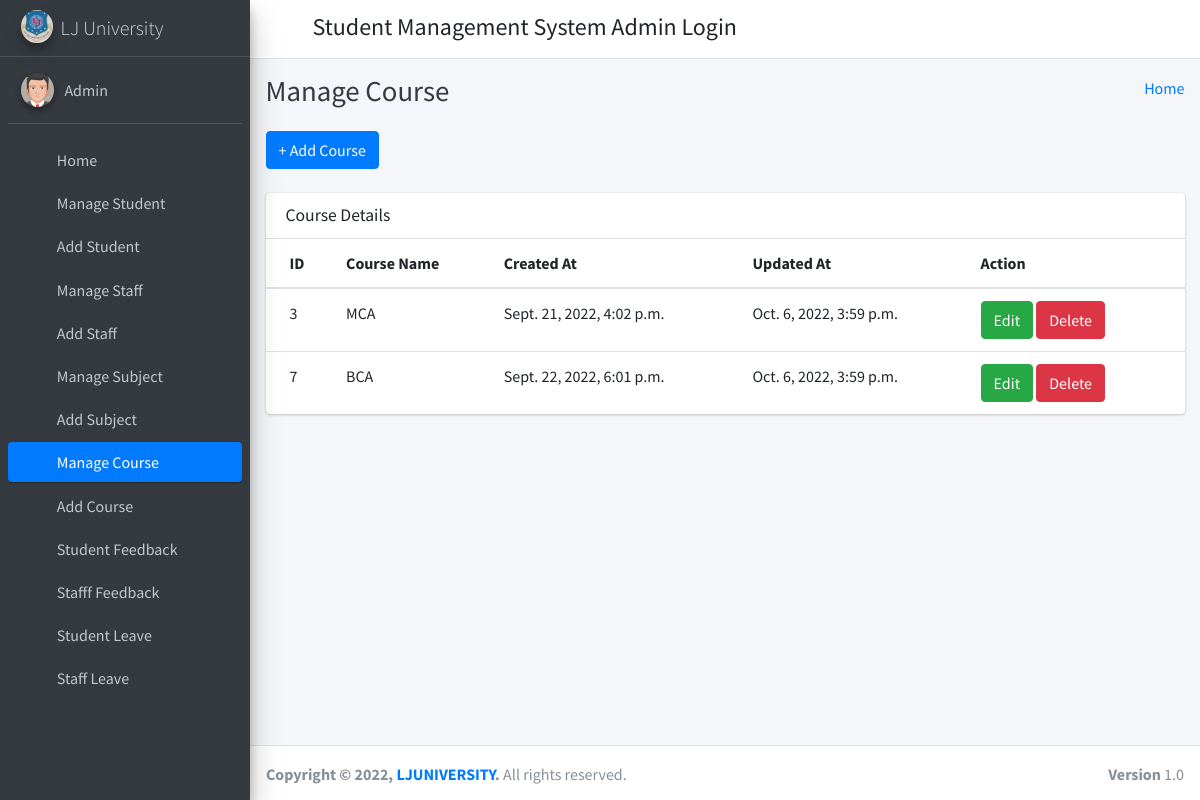
/manage_course/ (signed in), run on the app's committed database.
### student_management_app/models.py (models this page shows)
class CustomUser(AbstractUser):
    user_type_data = ((1, "HOD"), (2, "Staff"), (3, "Student"))
    user_type = models.CharField(default=1, choices=user_type_data, max_length=10)

class Courses(models.Model):
    id = models.AutoField(primary_key=True)
    course_name = models.CharField(max_length=255)
    created_at = models.DateTimeField(auto_now_add=True)
    updated_at = models.DateTimeField(auto_now=True)
    objects = models.Manager()

### student_management_app/HodViews.py (the view)
# urls.py: path('manage_course/', HodViews.manage_course, name="manage_course"),
def manage_course(request):
    courses = Courses.objects.all()
    context = {
        "courses": courses
    }
    return render(request, 'hod_template/manage_course_template.html', context)

### student_management_app/LoginCheckMiddleWare.py (called while the page is built, shortened)
    def process_view(self, request, view_func, view_args, view_kwargs):
        modulename = view_func.__module__
        user = request.user
        if user.is_authenticated:
            if user.user_type == "1":
                if modulename == "student_management_app.HodViews":
                    pass
                elif modulename == "student_management_app.views" or modulename == "django.views.static":
                    pass
                else:
                    return redirect("admin_home")
            else:
                return redirect("login")
        else:
            if request.path == reverse("login") or request.path == reverse("doLogin"):
                pass
            else:
                return redirect("login")

### student_management_app/templates/hod_template/manage_course_template.html (shortened to what this page needs)
{% extends 'hod_template/base_template.html' %}
{% block page_title %}
    Manage Course
{% endblock page_title %}
{% block main_content %}
{% load static %}
<section class="content">
        <div class="container-fluid">
            <a class="btn btn-primary" href="{% url 'add_course' %}" role="button">+ Add Course</a> <br/>&nbsp;
            <div class="row">
                <div class="col-md-12">
                    <div class="card">
                        <div class="card-header">
                            <h3 class="card-title">Course Details</h3>
                        </div>
                        <div class="card-body table-responsive p-0">
                            <table class="table table-hover text-nowrap">
                            <thead>
                                <tr>
                                <th>ID</th>
                                <th>Course Name</th>
                                <th>Created At</th>
                                <th>Updated At</th>
                                <th>Action</th>
                                </tr>
                            </thead>
                            <tbody>
                                {% for course in courses %}
                                <tr>
                                <td>{{ course.id }}</td>
                                <td>{{ course.course_name }}</td>
                                <td>{{ course.created_at }}</td>
                                <td>{{ course.updated_at }}</td>
                                <td>
                                    <a href="{% url 'edit_course' course.id %}" class="btn btn-success">Edit</a>
                                    <a href="{% url 'delete_course' course.id %}" class="btn btn-danger">Delete</a>
                                </td>
                                </tr>
                                {% endfor %}
                            </tbody>
                            </table>
                        </div>
                        </div>
                </div>
            </div>
        </div>
      </section>
  {% endblock main_content %}

### student_management_app/templates/hod_template/sidebar_template.html
{% load static %}
<aside class="main-sidebar sidebar-dark-primary elevation-4">
      <a href="{% url 'admin_home' %}" class="brand-link">
        <img src="{% static 'dist/img/lj.png' %}" alt="LJ Logo" class="brand-image img-circle elevation-3"
            style="opacity: .8">
        <span class="brand-text font-weight-light">LJ University</span>
      </a>
      <div class="sidebar">
        <div class="user-panel mt-3 pb-3 mb-3 d-flex">
          <div class="image">
            <img src="{% static 'dist/img/user2-160x160.jpg' %}" class="img-circle elevation-2" alt="User Image">
          </div>
          <div class="info">
            <a href="{% url 'admin_profile' %}" class="d-block">{{ user.first_name }} {{ user.last_name }}</a>
          </div>
        </div>
        <nav class="mt-2">
          <ul class="nav nav-pills nav-sidebar flex-column" data-widget="treeview" role="menu" data-accordion="false">
            <li class="nav-item">
              {% url 'admin_home' as admin_home %}
              <a href="{{ admin_home }}" class="nav-link {% if request.path == admin_home %} active {% endif %}">
                <i class="nav-icon fas fa-tachometer-alt"></i>
                <p>
                  Home
                </p>
              </a>
            </li>
            <li class="nav-item">
              {% url 'manage_student' as manage_student %}
              {% url 'edit_student' student_id=id as edit_student %}
              <a href="{{ manage_student }}" class="nav-link {% if request.path == manage_student %} active {% endif %} {% if request.path == edit_student %} active {% endif %}">
                <i class="nav-icon fas fa-user-graduate"></i>
                <p>
                  Manage Student
                </p>
              </a>
            </li>
            <li class="nav-item">
              {% url 'add_student' as add_student %}
              <a href="{{ add_student }}" class="nav-link {% if request.path == add_student %} active {% endif %}">
                <i class="nav-icon fas fa-user-graduate"></i>
                <p>
                  Add Student
                </p>
              </a>
            </li>
            <li class="nav-item">
              {% url 'manage_staff' as manage_staff %}
              {% url 'edit_staff' staff_id=id as edit_staff %}
              <a href="{{ manage_staff }}" class="nav-link {% if request.path == manage_staff %} active {% endif %} {% if request.path == edit_staff %} active {% endif %}">
                <i class="nav-icon fas fa-chalkboard-teacher"></i>
                <p>
                  Manage Staff
                </p>
              </a>
            </li>
            <li class="nav-item">
              {% url 'add_staff' as add_staff %}
              <a href="{{ add_staff }}" class="nav-link {% if request.path == add_staff %} active {% endif %}">
                <i class="nav-icon fas fa-chalkboard-teacher"></i>
                <p>
                  Add Staff
                </p>
              </a>
            </li>
            <li class="nav-item">
              {% url 'manage_subject' as manage_subject %}
              {% url 'edit_subject' subject_id=id as edit_subject %}
              <a href="{{ manage_subject }}" class="nav-link {% if request.path == manage_subject %} active {% endif %} {% if request.path == edit_subject %} active {% endif %}">
                <i class="nav-icon fas fa-book"></i>
                <p>
                  Manage Subject
                </p>
              </a>
            </li>
            <li class="nav-item">
              {% url 'add_subject' as add_subject %}
              <a href="{{ add_subject }}" class="nav-link {% if request.path == add_subject %} active {% endif %}">
                <i class="nav-icon fas fa-th"></i>
                <p>
                  Add Subject
                </p>
              </a>
            </li>
            <li class="nav-item">
              {% url 'manage_course' as manage_course %}
              {% url 'edit_course' course_id=id as edit_course %}
              <a href="{{ manage_course }}" class="nav-link {% if request.path == manage_course %} active {% endif %} {% if request.path == edit_course %} active {% endif %}">
                <i class="nav-icon fa fa-book"></i>
                <p>
                  Manage Course
                </p>
              </a>
            </li>
            <li class="nav-item">
            {% url 'add_course' as add_course %}
              <a href="{{ add_course }}" class="nav-link {% if request.path == add_course %} active {% endif %}">
                <i class="nav-icon fa fa-book"></i>
                <p>
                  Add Course
                </p>
              </a>
            </li>
            <li class="nav-item">
              {% url 'student_feedback_message' as student_feedback_message %}
              <a href="{{ student_feedback_message }}" class="nav-link {% if request.path == student_feedback_message %} active {% endif %}">
                <i class="nav-icon fas fa-comment"></i>
                <p>
                  Student Feedback
                </p>
              </a>
            </li>
            <li class="nav-item">
              {% url 'staff_feedback_message' as staff_feedback_message %}
              <a href="{{ staff_feedback_message }}" class="nav-link {% if request.path == staff_feedback_message %} active {% endif %}">
                <i class="nav-icon fas fa-comment"></i>
                <p>
                  Stafff Feedback
                </p>
              </a>
            </li>
            <li class="nav-item">
              {% url 'student_leave_view' as student_leave_view %}
              <a href="{{ student_leave_view }}" class="nav-link {% if request.path == student_leave_view %} active {% endif %}">
                <i class="nav-icon fas fa-envelope"></i>
                <p>
                  Student Leave
                </p>
              </a>
            </li>
            <li class="nav-item">
              {% url 'staff_leave_view' as staff_leave_view %}
              <a href="{{ staff_leave_view }}" class="nav-link {% if request.path == staff_leave_view %} active {% endif %}">
                <i class="nav-icon fas fa-envelope"></i>
                <p>
                  Staff Leave
                </p>
              </a>
            </li>
          </ul>
        </nav>
      </div>
    </aside>

### data on the page
CustomUser: first_name "Admin"
Courses: id "3", course_name "MCA", created_at "Sept. 21, 2022, 4:02 p.m.", updated_at "Oct. 6, 2022, 3:59 p.m."
Courses: id "7", course_name "BCA", created_at "Sept. 22, 2022, 6:01 p.m.", updated_at "Oct. 6, 2022, 3:59 p.m."
